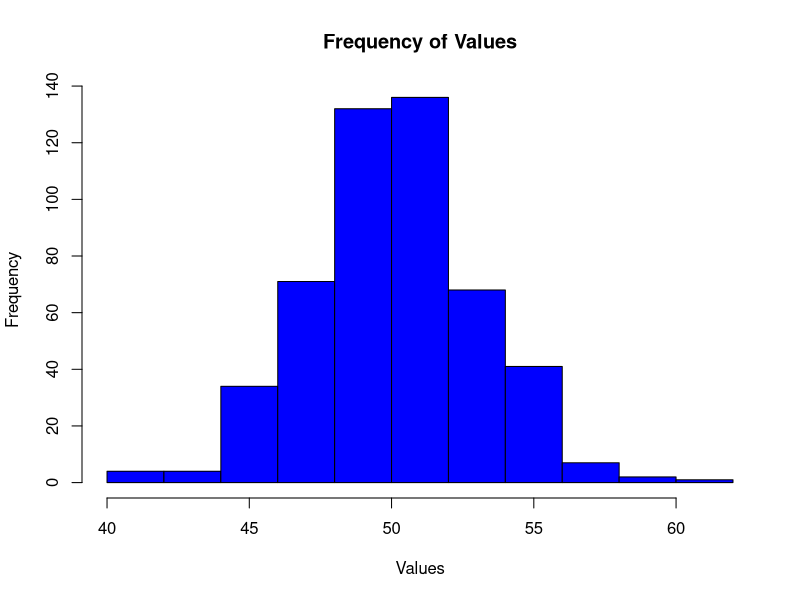
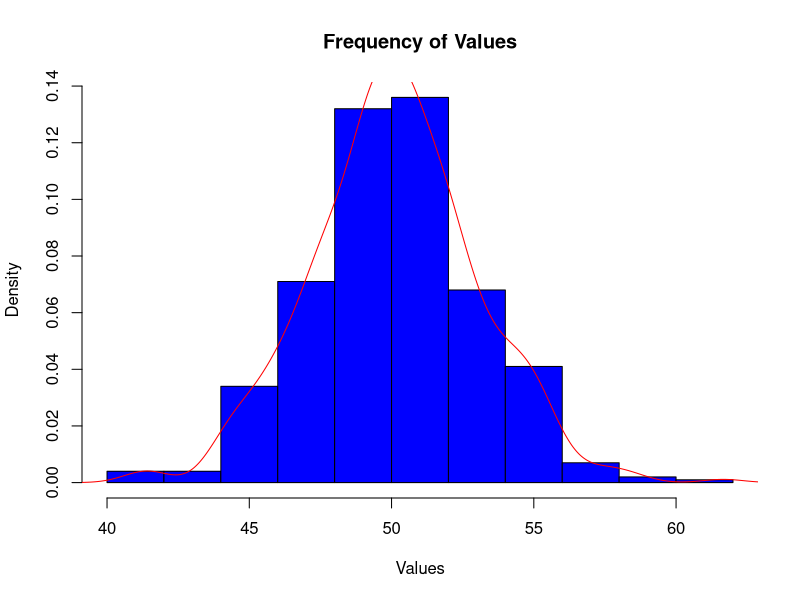

The R source for these figures, in order:
## ---- chunk 1
knitr::opts_chunk$set(echo = TRUE)
d5 = read.csv("data_wk5.csv")
## ---- chunk 2
 
# a
d5 = d5[,2]


#b
min(d5)
max(d5)

#c
floor(min(d5))
ceiling(max(d5))

bks = seq(40, 62, by = 2)

#d
hist(d5, main="Frequency of Values",
     xlab = "Values", breaks = bks, col="blue", border = "black")


## ---- chunk 3
# (2.a)
hist(d5, main="Frequency of Values",
     xlab = "Values", breaks = bks, col="blue", border = "black", prob = TRUE)

lines(density(d5), col = "red")

mean(d5)
median(d5)


## ---- chunk 4

#(2.b)
qlow = quantile(d5, 0.025)
qhigh = quantile(d5, 0.975)

qlow
qhigh
## ---- chunk 5
#(2.c)
μ = mean(d5)
std = sd(d5)

(μ - (2*std))
(μ + (2*std))

